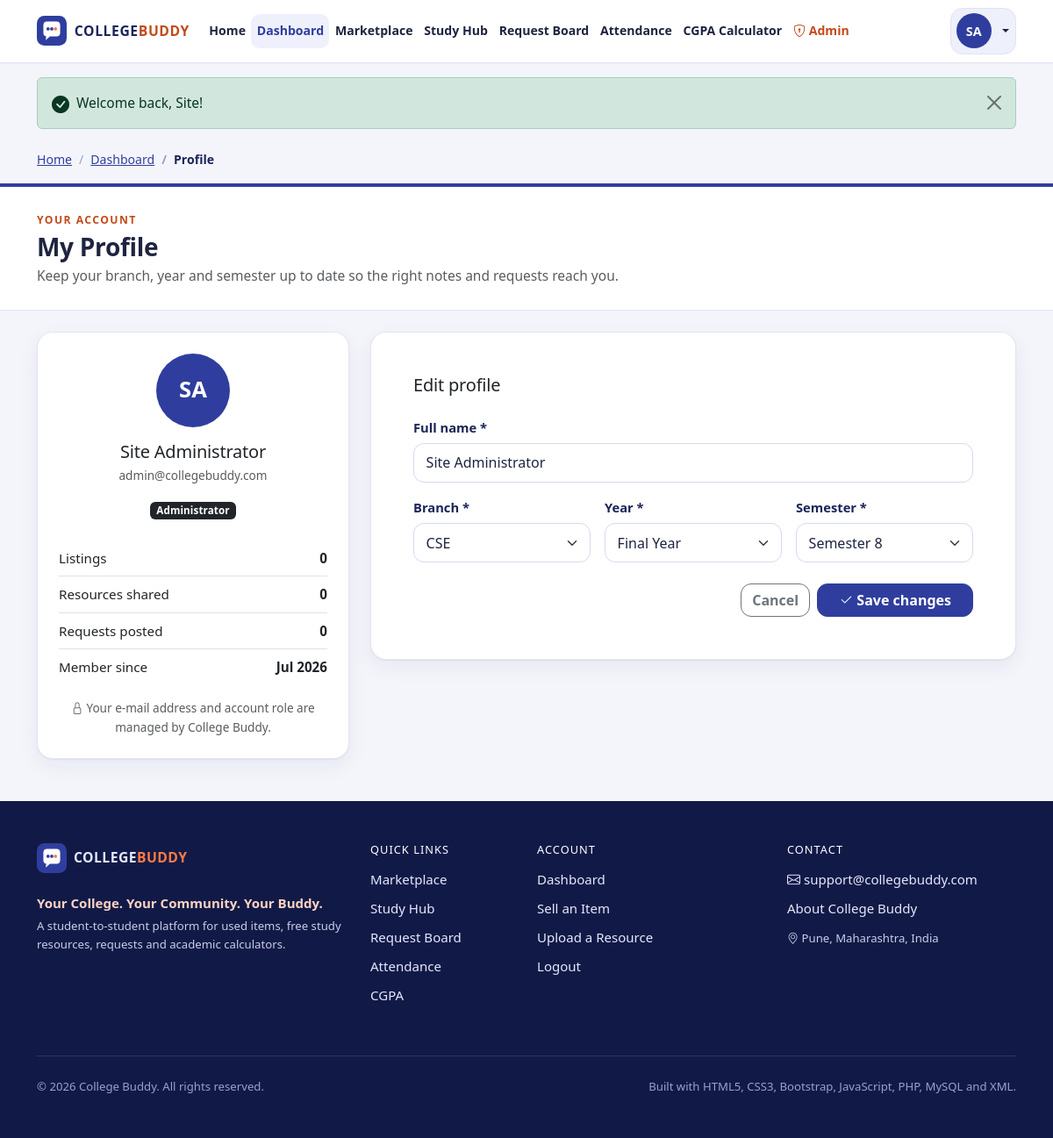
The app's page /profile.php (signed in) with its own data.
### tables this page shows
CREATE TABLE users (
    id          INT UNSIGNED NOT NULL AUTO_INCREMENT,           
    full_name   VARCHAR(100) NOT NULL,
    email       VARCHAR(150) NOT NULL,                          
    password    VARCHAR(255) NOT NULL,                          
    branch      VARCHAR(50)  NOT NULL,                          
    year        TINYINT UNSIGNED NOT NULL,                      
    semester    TINYINT UNSIGNED NOT NULL,                      
    role        ENUM('student', 'admin') NOT NULL DEFAULT 'student',
    created_at  TIMESTAMP NOT NULL DEFAULT CURRENT_TIMESTAMP,
    PRIMARY KEY (id),
    UNIQUE KEY uq_users_email (email),
    KEY idx_users_role (role)
);

### includes/auth.php (called while the page is built, shortened)
<?php
require_once __DIR__ . '/db.php';
require_once __DIR__ . '/functions.php';
function current_user(): ?array
{
    static $cached = false;
    if ($cached !== false) {
        return $cached;
    }
    $id = (int) ($_SESSION['user_id'] ?? 0);
    $row = db_select_one(
        'SELECT id, full_name, email, branch, year, semester, role, created_at FROM users WHERE id = ?',
        'i',
        [$id]
    );
    return $cached = $row;
}
function is_logged_in(): bool
{
    return current_user() !== null;
}
function is_admin(): bool
{
    $user = current_user();
    return $user !== null && $user['role'] === 'admin';
}
function require_login(string $message = 'Please login to continue.'): void
{
    if (!is_logged_in()) {
        set_flash('warning', $message);
        redirect('login.php?next=' . urlencode(current_relative_url()));
    }
}

### includes/db.php (called while the page is built, shortened)
<?php
function db(): mysqli
{
    static $conn = null;
    if ($conn === null) {
        $conn = new mysqli(DB_HOST, DB_USER, DB_PASS, DB_NAME);
        $conn->set_charset('utf8mb4');
        $conn->query("SET time_zone = '+05:30'");
    }
    return $conn;
}
function db_select(string $sql, string $types = '', array $params = []): array
{
    $stmt = db()->prepare($sql);
    if ($types !== '') {
        $stmt->bind_param($types, ...$params);
    }
    $stmt->execute();
    $rows = $stmt->get_result()->fetch_all(MYSQLI_ASSOC);
    return $rows;
}
function db_select_one(string $sql, string $types = '', array $params = []): ?array
{
    $rows = db_select($sql, $types, $params);
    return $rows[0] ?? null;
}

### profile.php (the view, shortened to what this page needs)
<?php
require_once __DIR__ . '/includes/auth.php';
require_login('Please login to view your profile.');
$me = current_user();
$myId = (int) $me['id'];
$branches = xml_list('branches');
$years = xml_list('years');
$semesters = xml_list('semesters');
$errors = [];
$values = [
    'full_name' => $me['full_name'],
    'branch' => $me['branch'],
    'year' => (string) $me['year'],
    'semester' => (string) $me['semester'],
];
$stats = db_select_one(
    'SELECT (SELECT COUNT(*) FROM listings WHERE user_id = ?) AS listings,
            (SELECT COUNT(*) FROM resources WHERE user_id = ?) AS resources,
            (SELECT COUNT(*) FROM requests WHERE user_id = ?) AS requests',
    'iii',
    [$myId, $myId, $myId]
);
$activeNav = 'dashboard';
$breadcrumbs = [['Dashboard', 'dashboard.php'], ['Profile', '']];
require __DIR__ . '/includes/header.php';
?>
<section class="container py-4 pb-5">
    <div class="row g-4">
        <div class="col-lg-4">
            <div class="card cb-card h-100">
                <div class="card-body p-4 text-center">
                    <span class="cb-avatar cb-avatar-xl mx-auto mb-3"><?= e(initials($me['full_name'])) ?></span>
                    <h2 class="h5 mb-1"><?= e($me['full_name']) ?></h2>
                    <div class="text-muted small mb-3"><?= e($me['email']) ?></div>
                    <span class="badge <?= is_admin() ? 'bg-dark' : 'cb-badge-soft' ?> mb-4"><?= is_admin() ? 'Administrator' : 'Student' ?></span>
                    <ul class="list-group list-group-flush text-start cb-profile-stats">
                        <li class="list-group-item d-flex justify-content-between px-0"><span>Listings</span><strong><?= (int) $stats['listings'] ?></strong></li>
                        <li class="list-group-item d-flex justify-content-between px-0"><span>Resources shared</span><strong><?= (int) $stats['resources'] ?></strong></li>
                        <li class="list-group-item d-flex justify-content-between px-0"><span>Requests posted</span><strong><?= (int) $stats['requests'] ?></strong></li>
                        <li class="list-group-item d-flex justify-content-between px-0"><span>Member since</span><strong><?= e(format_date($me['created_at'], 'M Y')) ?></strong></li>
                    </ul>
                    <p class="small text-muted mt-3 mb-0"><i class="bi bi-lock"></i> Your e-mail address and account role are managed by College Buddy.</p>
                </div>
            </div>
        </div>
        <div class="col-lg-8">
            <div class="card cb-card">
                <div class="card-body p-4 p-md-5">
                    <h2 class="h5 mb-4">Edit profile</h2>
                    <form method="post" action="" novalidate data-validate>
                        <div class="row g-3">
                            <div class="col-12 cb-field">
                                <label class="form-label fw-semibold" for="full_name">Full name *</label>
                                <input type="text" class="form-control<?= invalid_class($errors, 'full_name') ?>" id="full_name" name="full_name" maxlength="100"
                                       value="<?= e($values['full_name']) ?>" data-required data-min-length="3" data-max-length="100" data-name data-label="Full name">
                            </div>
                            <div class="col-md-4 cb-field">
                                <label class="form-label fw-semibold" for="branch">Branch *</label>
                                <select class="form-select<?= invalid_class($errors, 'branch') ?>" id="branch" name="branch" data-required data-label="Branch">
                                    <?php foreach ($branches as $b): ?>
                                        <option value="<?= e($b['value']) ?>"<?= $values['branch'] === $b['value'] ? ' selected' : '' ?>><?= e($b['value']) ?></option>
                                    <?php endforeach; ?>
                                </select>
                            </div>
                            <div class="col-md-4 cb-field">
                                <label class="form-label fw-semibold" for="year">Year *</label>
                                <select class="form-select<?= invalid_class($errors, 'year') ?>" id="year" name="year" data-required data-label="Year">
                                    <?php foreach ($years as $y): ?>
                                        <option value="<?= e($y['value']) ?>"<?= $values['year'] === (string) $y['value'] ? ' selected' : '' ?>><?= e($y['label']) ?></option>
                                    <?php endforeach; ?>
                                </select>
                            </div>
                            <div class="col-md-4 cb-field">
                                <label class="form-label fw-semibold" for="semester">Semester *</label>
                                <select class="form-select<?= invalid_class($errors, 'semester') ?>" id="semester" name="semester" data-required data-label="Semester" data-semester-for="year">
                                    <?php foreach ($semesters as $s): ?>
                                        <option value="<?= e($s['value']) ?>"<?= $values['semester'] === (string) $s['value'] ? ' selected' : '' ?>><?= e($s['label']) ?></option>
                                    <?php endforeach; ?>
                                </select>
                            </div>
                        </div>
                        <div class="d-flex flex-column flex-sm-row gap-2 justify-content-end mt-4">
                            <a class="btn btn-outline-secondary" href="<?= href('dashboard.php') ?>">Cancel</a>
                            <button class="btn btn-primary px-4" type="submit"><i class="bi bi-check2"></i> Save changes</button>
                        </div>
                    </form>
                </div>
            </div>
        </div>
    </div>
</section>
<?php require __DIR__ . '/includes/footer.php'; ?>

### includes/header.php (shortened to what this page needs)
<?php
$activeNav = $activeNav ?? '';
$breadcrumbs = $breadcrumbs ?? [];
$me = current_user();
$flashes = get_flashes();
$navLinks = ['home' => ['Home', 'index.php']];
if ($me) {
    $navLinks['dashboard'] = ['Dashboard', 'dashboard.php'];
}
$navLinks += [
    'marketplace' => ['Marketplace', 'marketplace.php'],
    'study' => ['Study Hub', 'study.php'],
    'requests' => ['Request Board', 'requests.php'],
    'attendance' => ['Attendance', 'attendance.php'],
    'cgpa' => ['CGPA Calculator', 'cgpa.php'],
];
$flashIcons = [
    'success' => 'bi-check-circle-fill', 'danger' => 'bi-exclamation-octagon-fill',
    'warning' => 'bi-exclamation-triangle-fill', 'info' => 'bi-info-circle-fill',
];
?>
<!doctype html>
<html lang="en">
<head>
    <link rel="stylesheet" href="<?= href('css/vendor/bootstrap.min.css') ?>">
    <link rel="stylesheet" href="<?= href('css/vendor/bootstrap-icons.min.css') ?>">
    <link rel="stylesheet" href="<?= href('css/style.css') ?>">
</head>
<body class="cb-body d-flex flex-column min-vh-100">
<header>
    <nav class="navbar navbar-expand-xl cb-navbar sticky-top" aria-label="Main navigation">
        <div class="container">
            <a class="navbar-brand cb-brand" href="<?= href('index.php') ?>" aria-label="College Buddy home">
                <img src="<?= href('images/logo.svg') ?>" alt="" width="34" height="34">
                <span class="cb-brand-text">COLLEGE<span class="cb-brand-accent">BUDDY</span></span>
            </a>
            <div class="collapse navbar-collapse" id="cbNavMenu">
                <ul class="navbar-nav me-auto align-items-xl-center">
                    <?php foreach ($navLinks as $key => [$label, $path]): ?>
                        <li class="nav-item">
                            <a class="nav-link<?= $activeNav === $key ? ' active' : '' ?>" href="<?= href($path) ?>"<?= $activeNav === $key ? ' aria-current="page"' : '' ?>><?= e($label) ?></a>
                        </li>
                    <?php endforeach; ?>
                    <?php if ($me && $me['role'] === 'admin'): ?>
                        <li class="nav-item">
                            <a class="nav-link cb-admin-link<?= $activeNav === 'admin' ? ' active' : '' ?>" href="<?= href('admin/dashboard.php') ?>" title="Admin Dashboard"><i class="bi bi-shield-lock"></i> Admin</a>
                        </li>
                    <?php endif; ?>
                </ul>
                <div class="d-flex flex-column flex-xl-row align-items-stretch align-items-xl-center gap-2 cb-nav-actions">
                    <?php if ($me): ?>
                        <div class="dropdown">
                            <button class="btn cb-user-btn dropdown-toggle w-100 d-flex align-items-center gap-2" type="button"
                                    data-bs-toggle="dropdown" aria-expanded="false">
                                <span class="cb-avatar"><?= e(initials($me['full_name'])) ?></span>
                            </button>
                        </div>
                    <?php else: ?>
                        <a class="btn btn-outline-primary" href="<?= href('login.php') ?>"><i class="bi bi-box-arrow-in-right"></i> Login</a>
                        <a class="btn btn-primary" href="<?= href('register.php') ?>">Register</a>
                    <?php endif; ?>
                </div>
            </div>
        </div>
    </nav>
</header>
<main id="main-content" class="flex-grow-1">
    <?php if (!empty($flashes)): ?>
        <div class="container pt-3 cb-flash-zone">
            <?php foreach ($flashes as $flash): ?>
                <div class="alert alert-<?= e($flash['type']) ?> alert-dismissible fade show d-flex align-items-start gap-2 mb-2"
                     role="alert" data-autohide="7000">
                    <i class="bi <?= e($flashIcons[$flash['type']] ?? 'bi-info-circle-fill') ?> fs-5 lh-1 mt-1"></i>
                    <div class="flex-grow-1"><?= e($flash['message']) ?></div>
                    <button type="button" class="btn-close" data-bs-dismiss="alert" aria-label="Close"></button>
                </div>
            <?php endforeach; ?>
        </div>
    <?php endif; ?>
    <?php if (!empty($breadcrumbs)): ?>
        <div class="container pt-3">
            <nav aria-label="breadcrumb">
                <ol class="breadcrumb cb-breadcrumb mb-0">
                    <li class="breadcrumb-item"><a href="<?= href('index.php') ?>">Home</a></li>
                    <?php foreach ($breadcrumbs as $i => $crumb): ?>
                        <?php if ($i === array_key_last($breadcrumbs) || empty($crumb[1])): ?>
                            <li class="breadcrumb-item active" aria-current="page"><?= e($crumb[0]) ?></li>
                        <?php else: ?>
                            <li class="breadcrumb-item"><a href="<?= href($crumb[1]) ?>"><?= e($crumb[0]) ?></a></li>
                        <?php endif; ?>
                    <?php endforeach; ?>
                </ol>
            </nav>
        </div>
    <?php endif; ?>

### records on screen
users: full_name "SA", full_name "Site Administrator", email "admin@collegebuddy.com", created_at "Jul 2026", year "Final Year", semester "Semester 8"

### other values on screen
$label "Home"
$label "Dashboard"
$label "Marketplace"
$label "Study Hub"
$label "Request Board"
$label "Attendance"
$label "CGPA Calculator"
$flash['message'] "Welcome back, Site!"
$crumb[0] "Dashboard"
$crumb[0] "Profile"
$eyebrow "YOUR ACCOUNT"
$title "My Profile"
$subtitle "Keep your branch, year and semester up to date so the right notes and requests reach you."
$stats['listings'] "0"
$stats['resources'] "0"
